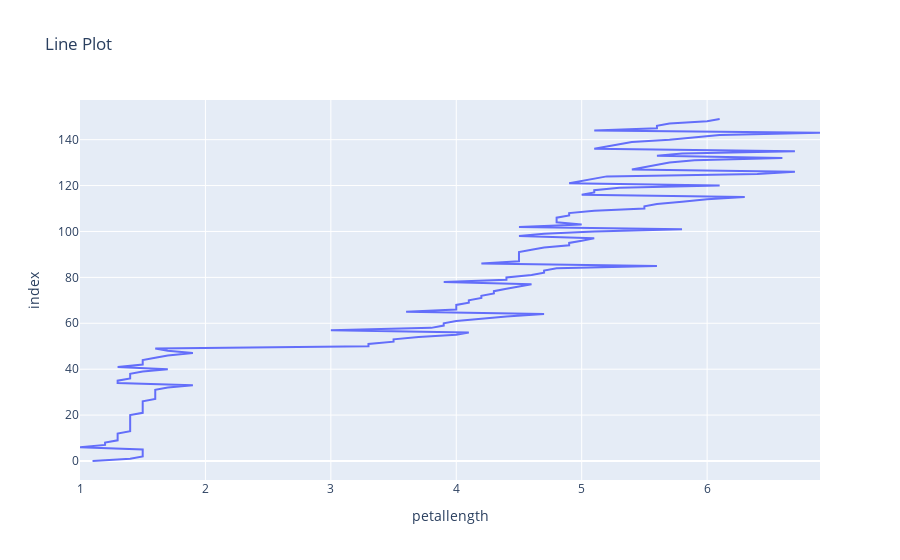

Source (notebook cell):
### Code cell
fig = px.line(data, x='petallength', title='Line Plot')
fig.show()

### Figure 1 — Plotly figure (JSON) as saved in the notebook; plotly's stock layout.template omitted (floating-point values rounded to 4 significant figures; data arrays with more than 128 entries replaced by an {"elided": "..."} marker saying what was removed)
{"data": [{"hovertemplate": "petallength=%{x}<br>index=%{y}<extra></extra>", "legendgroup": "", "line": {"color": "#636efa", "dash": "solid"}, "marker": {"symbol": "circle"}, "mode": "lines", "name": "", "orientation": "h", "showlegend": false, "type": "scatter", "x": {"elided": "150 float values"}, "xaxis": "x", "y": {"elided": "150 int values"}, "yaxis": "y"}], "layout": {"legend": {"tracegroupgap": 0}, "title": {"text": "Line Plot"}, "xaxis": {"anchor": "y", "domain": [0, 1], "title": {"text": "petallength"}}, "yaxis": {"anchor": "x", "domain": [0, 1], "title": {"text": "index"}}}}
